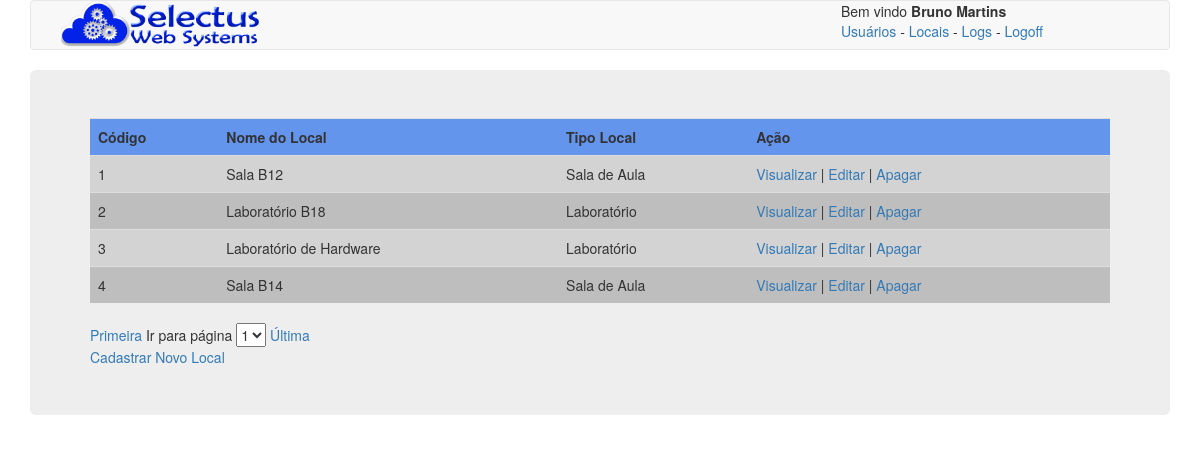
The page /index.php?pag=9 (signed in) on the database as committed earlier.
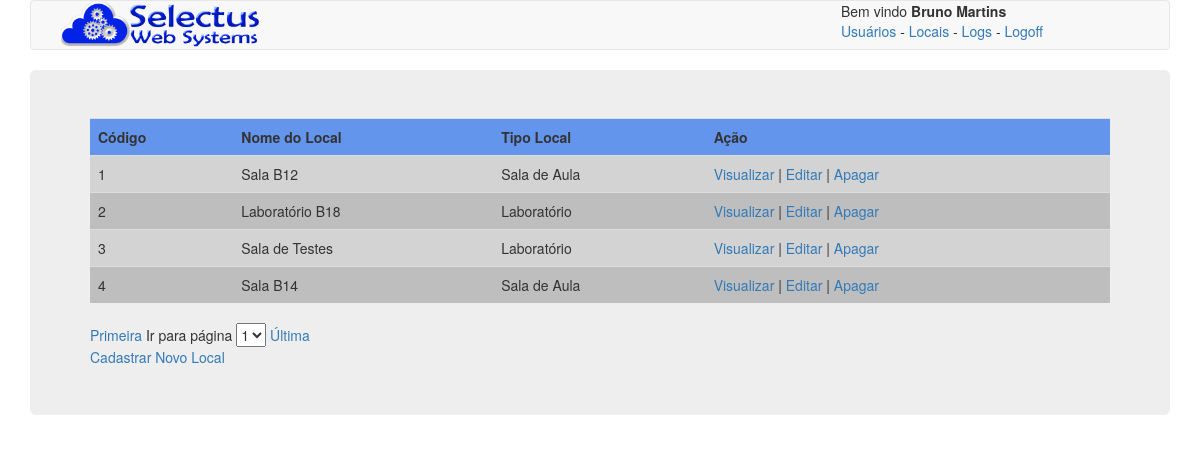
The same page on the database as committed later.
### tables this page shows
CREATE TABLE `local` (
  `id` int(11) NOT NULL,
  `localDescricao` varchar(45) NOT NULL,
  `tipoLocalId` int(11) NOT NULL,
  `localUser01` int(11) NOT NULL,
  `localUser02` int(11) NOT NULL
);

CREATE TABLE `tipolocal` (
  `id` int(11) NOT NULL,
  `tipoLocalDescricao` varchar(45) NOT NULL
);

### config/conexao.php (called while the page is built, shortened)
<?php
function busca($conexao, $query) {
    try {
        mysqli_set_charset($conexao, "utf8");
        return mysqli_query($conexao, $query);
    } catch (Exception $e) {
        desconecta($conexao);
        return NULL;
    }
}
?>

### locais/listar.php (the view, shortened to what this page needs)
<div class="container">
    <div class="row">
        <table class="table">
            <tbody><tr  style="background-color:#6495ED;">
                    <th>Código</th>
                    <th>Nome do Local</th>
                    <th>Tipo Local</th>
                    <th>Ação</th>
                </tr>
                <?php
                $conexao = conecta();
                $tipoUser = $_SESSION['tipoLogado'];
                $id = $_SESSION['idLogado'];
                if ($tipoUser == 1) {
                    $resultado = busca($conexao, "SELECT local.id, local.localDescricao, local.tipoLocalId, local.localUser01, local.localUser02, tipoLocal.tipoLocalDescricao from local inner join tipoLocal on local.tipoLocalID = tipoLocal.id order by id");
                } else if ($tipoUser != 1) {
                    $resultado = busca($conexao, "SELECT local.id, local.localDescricao, local.tipoLocalId, local.localUser01, local.localUser02, tipoLocal.tipoLocalDescricao from local inner join tipoLocal on local.tipoLocalID = tipoLocal.id where id=$id order by id");
                }
                $total = mysqli_num_rows($resultado);
                $qtdPorPagina = 10;
                $paginas = ceil($total / $qtdPorPagina);
                $pagAtual = isset($_GET['list']) ? $_GET['list'] : 1;
                $i = 0;
                $cor1 = "#D3D3D3;";
                $cor2 = "#BEBEBE;";
                while ($linha = mysqli_fetch_array($resultado)) {
                    ?>
                    <tr style="background-color:<?= $i % 2 == 0 ? $cor1 : $cor2; ?>">
                        <td><?= $linha['id']; ?></td>
                        <td><?= $linha['localDescricao']; ?></td>
                        <td><?= $linha['tipoLocalDescricao']; ?></td>
                        <td>
                            <a  href="index.php?pag=12&id=<?= $linha['id']; ?>" title="Visualizar <?= $linha['pessoaNome']; ?>">Visualizar</a> |
                            <a  href="index.php?pag=13&id=<?= $linha['id']; ?>" title="Editar <?= $linha['pessoaNome']; ?>">Editar</a> |
                            <a  href="locais/apagar.php?id=<?= $linha['id']; ?>" title="Apagar <?= $linha['pessoaNome']; ?>">Apagar</a>
                        </td>
                    </tr>
                    <?php
                    $i++;
                }
                ?>
            </tbody>
        </table>
        <?php
        echo "<a href='index.php?pag=9&list=1'>Primeira</a> ";
        $select = " <select name='selecao_lista' id='selecao_lista' onchange=\"direcionar()\">";
        for ($x = 1; $x <= $paginas; $x++) {
            if ($x != $pagAtual)
                $select .="<option value='$x'>$x</option>";
            else
                $select .="<option value='$x' selected >$x</option>";
        }
        $select .="</select>";
        echo "Ir para página " . $select;
        echo " <a href='index.php?pag=9&list=$paginas'>Última</a> ";
        if ($tipoUser == 1)
            echo " <a href='index.php?pag=10'><br>Cadastrar Novo Local</a> ";
        ?>
    </div>
</div>

Rows that differ between the two databases and show on the page:
changed local id 3: localDescricao "Laboratório de Hardware" → "Sala de Testes"
